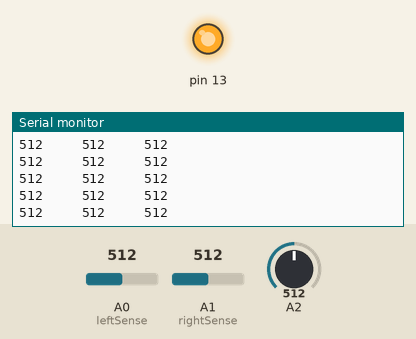
Simulated run of this sketch. Board: Arduino Uno, built with avr-gcc and run on an emulated ATmega328P. On the bench: output pins drawn as LEDs (lit = HIGH), the last lines printed to the serial monitor. The test bench sets the inputs (shaded band); at power-on: A2 = 512, A0 (leftSense) = 512, A1 (rightSense) = 512.

Above: at 1.2 s.
1.3 s: A2 set to 111
At 1.9 s:
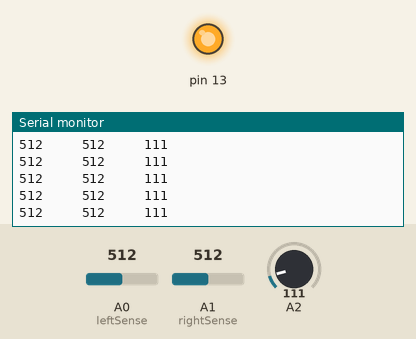
2.8 s: A2 set to 92
At 3.7 s:
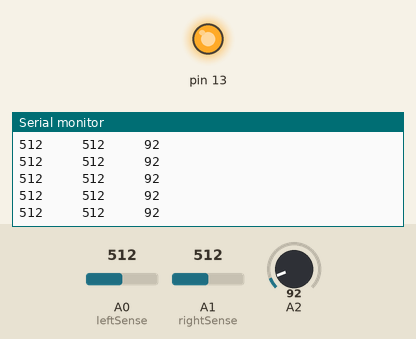
Timing chart, 0 to 5.8 s (numbered marks = the images above; inputs shaded):
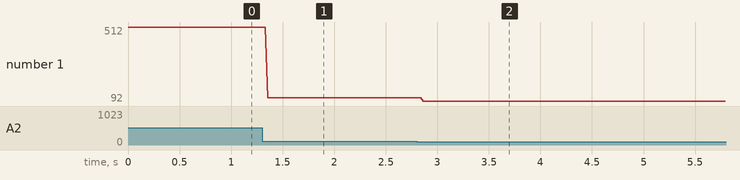

The sketch:

irTest.ino
```cpp
#include <SoftwareSerial.h>
const int leftF = 5;
const int leftB = 4;
const int rightF = 6;
const int leftSense = A0;
const int rightSense = A1;
void setup() {
  // put your setup code here, to run once:
pinMode(leftSense, INPUT);
pinMode(rightSense, INPUT);
Serial.begin(9600);
pinMode(13,OUTPUT);
digitalWrite(13, HIGH);
}

void loop() {
  // put your main code here, to run repeatedly:
int lightLeft = analogRead(leftSense);
int lightRight = analogRead(rightSense);
Serial.print(lightLeft);
Serial.print("     ");
Serial.print(lightRight);
Serial.print("     ");

 digitalWrite(leftF, HIGH);
     digitalWrite(rightF, HIGH);
int lightMid = analogRead(A2);

Serial.print(lightMid);
Serial.println();


if(lightLeft>100){

  digitalWrite(leftF, LOW);

 while(lightRight<100){
  lightLeft = analogRead(leftSense);
lightRight = analogRead(rightSense);
delay(10);
 }
}


else if(lightRight>100){
  digitalWrite(rightF, LOW);
   while(lightLeft<100){
  lightLeft = analogRead(leftSense);
lightRight = analogRead(rightSense);
delay(10);
 }
}

//else if(lightRight<100 and lightLeft<100){

//}

}
```

Measured:
- after the input at 1.3 s, the serial monitor: prints a new line after 0.05 s (image 1)
- after the input at 2.8 s, the serial monitor: prints a new line after 0.06 s (image 2)
- plotted number 1: 512 → 111 after the input at 1.3 s, 111 → 92 after the input at 2.8 s
